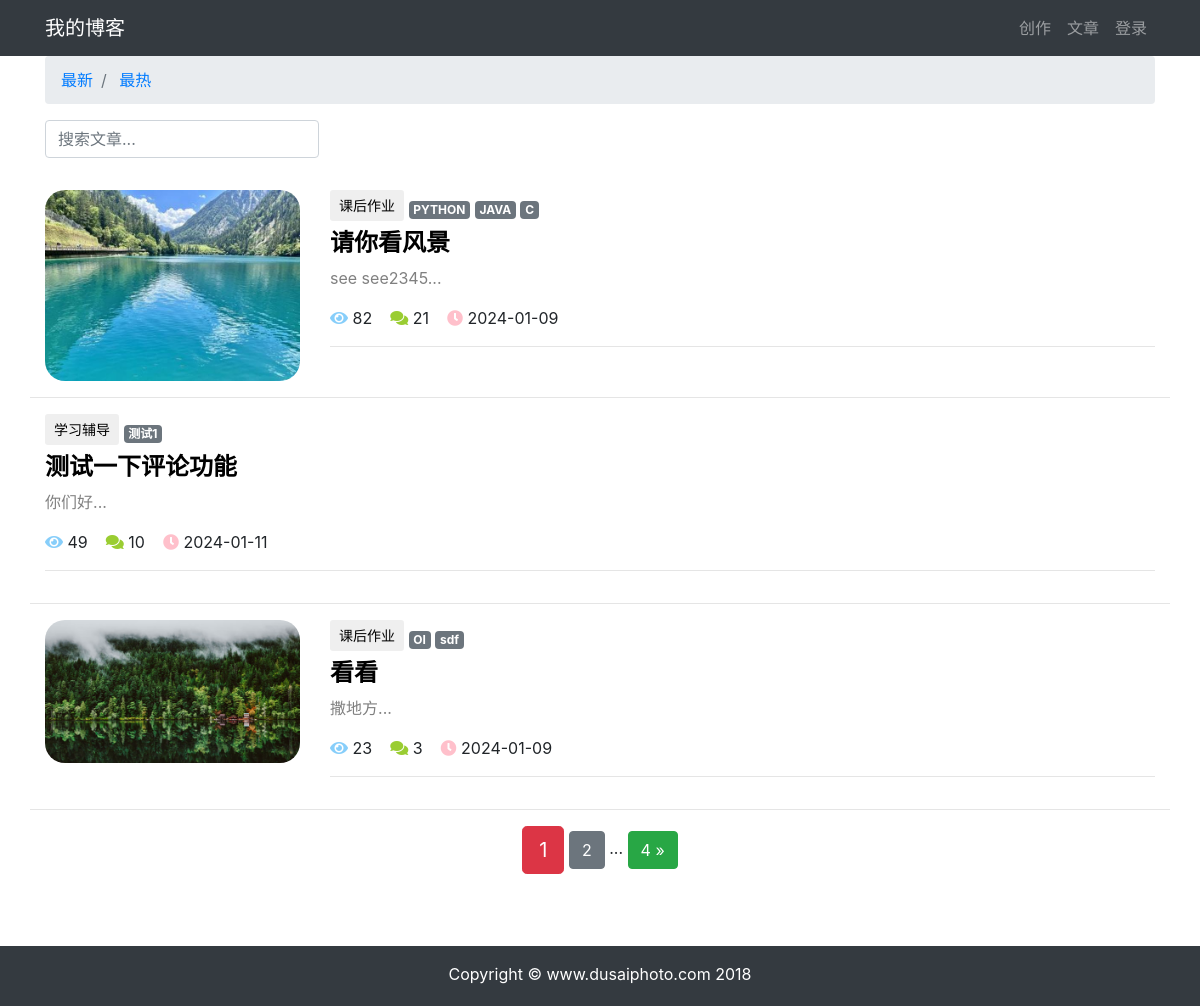
The page /article/article_list/?order=total_views&search=&column=None&tag=None on the database its author committed.
### article/models.py (models this page shows, shortened)
class ArticlePost(models.Model):
    objects = models.Manager()
    author = models.ForeignKey(User, on_delete=models.CASCADE)
    title = models.CharField(max_length=100)
    body = models.TextField()
    created = models.DateTimeField(default=timezone.now())
    updated = models.DateTimeField(auto_now=True)
    total_views = models.PositiveIntegerField(default=0)
    tags = TaggableManager(blank=True)
    column = models.ForeignKey(ArticleColumn, on_delete=models.CASCADE, related_name='article', null=True, blank=True)
    avatar = models.ImageField(upload_to='article/%Y%m%d', blank=True)
    class Meta:
        ordering = ('-created',)

class ArticleColumn(models.Model):
    objects = models.Manager()
    title = models.CharField(max_length=100, blank=True)
    created = models.DateTimeField(default=timezone.now)
    def __str__(self):
        return self.title

### article/views.py (the view)
# urls.py: path('article_list/', views.article_list, name='article_list'),
def article_list(request):
    search = request.GET.get('search')
    order = request.GET.get('order')
    column = request.GET.get('column')
    tag = request.GET.get('tag')
    article_list = ArticlePost.objects.all()
    if search:
        article_list = article_list.filter(
            Q(title__icontains=search) | Q(body__icontains=search)
        )
    else:
        search = ''
    if column is not None and column.isdigit():
        article_list = article_list.filter(column=column)
    if tag and tag != "None":
        article_list = article_list.filter(tags__name__in=[tag])
    if order == 'total_views':
        article_list = article_list.order_by('-total_views')
    paginator = Paginator(article_list, 3)
    page = request.GET.get('page')
    articles = paginator.get_page(page)
    context = {'articles': articles, 'order': order, 'search': search, 'column': column, 'tag': tag}
    return render(request, 'article/list.html', context)

### templates/article/list.html (shortened to what this page needs)
{% extends "base.html" %}
{% load static %}
{% block content %}
<div class="container">
    <nav aria-label="breadcrumb">
        <ol class="breadcrumb">
            <li class="breadcrumb-item">
                <a href="{% url 'article:article_list' %}?search={{ search }}&column={{ column }}&tag={{ tag }}">
                    最新
                </a>
            </li>
            <li class="breadcrumb-item">
                <a href="{% url 'article:article_list' %}?order=total_views&search={{ search }}&column={{ column }}&tag={{ tag }}">
                    最热
                </a>
            </li>
        </ol>
    </nav>
    <div class="row">
        <div class="col-auto mr-auto">
            <form class="form-inline">
                <input type="text"
                       class="form-control mb-2 mr-sm-2"
                       name="search"
                       placeholder="搜索文章..."
                       required
                >
            </form>
        </div>
    </div>
    <div class="row mt-2">
        {% for article in articles %}
        {% if article.avatar %}
        <div class="col-3">
            <img src="{{ article.avatar.url }}"
                 alt="avatar"
                 style="max-width:100%; border-radius: 20px"
            >
        </div>
        {% endif %}
        <div class="col">
            {% if article.column %}
            <button type="button"
                    class="btn btn-sm mb-2
                    "
            >
                {{ article.column }}
            </button>
            {% endif %}
            <span>
            {% for tag in article.tags.all %}
                <a href="{% url 'article:article_list' %}?tag={{ tag }}"
                   class="badge badge-secondary"
                >
                    {{ tag }}
                </a>
                {% endfor %}
            </span>
            <h4>
                <b>
                    <a href="{% url 'article:article_detail' article.id %}"
                       style="color: black;"
                    >
                        {{ article.title }}
                    </a>
                </b>
            </h4>
            <div>
                <p style="color: rgb(128,128,128);">
                    {{ article.body|slice:'100' }}...
                </p>
            </div>
            <p>
                <span>
                    <i class="fa fa-eye" style="color: lightskyblue;"></i>
                    {{ article.total_views }}&nbsp;&nbsp;&nbsp;
                </span>
                <span>
                    <i class="fas fa-comments" style="color: yellowgreen;"></i>
                    {{ article.comments.count }}&nbsp;&nbsp;&nbsp;
                </span>
                <span>
                    <i class="fas fa-clock" style="color: pink;"></i>
                    {{ article.created|date:'Y-m-d' }}
                </span>
            </p>
            <hr>
        </div>
        <hr style="width: 100%;"/>
        {% endfor %}
    </div>
</div>
<div class="pagination row">
    <div class="m-auto">
            <span class="step-links">
                <span class="current btn btn-danger btn-lg">
                    {{ articles.number }}
                </span>
                    {% if articles.has_next %}
                        <a href="?page={{ articles.next_page_number }}&search={{ search }}&column={{ column }}&tag={{ tag }}"
                           class="btn btn-secondary"
                        >
                            {{ articles.next_page_number }}
                        </a>
                        <span>...</span>
                        <a href="?page={{ articles.paginator.num_pages }}&search={{ search }}&column={{ column }}&tag={{ tag }}"
                           class="btn btn-success"
                        >
                            {{ articles.paginator.num_pages }} &raquo;
                        </a>
                    {% endif %}
            </span>
    </div>
</div>
{% endblock content %}

### templates/base.html (shortened to what this page needs)
    使用 Django 3 学习的读者改为 {% load static %}
{% load static %}
<html lang="zh-cn">
<head>
    <link rel="stylesheet" href="{% static 'bootstrap/css/bootstrap.min.css' %}">
    <link rel="stylesheet" href="{% static 'md_css/monokai.css' %}">
</head>
<body>
{% include 'header.html' %}
<div id="wrapper">
    {% block content %}{% endblock content %}
    <div id="push"></div>
</div>
{% include 'footer.html' %}
<link
        rel="stylesheet"
        href="https://cdn.jsdelivr.net/npm/@fortawesome/fontawesome-free@5.14.0/css/all.min.css"
>
</body>
</html>

### templates/header.html (shortened to what this page needs)
{% load notifications_tags %}
{% notifications_unread as unread_count %}
<nav class="navbar navbar-expand-lg navbar-dark bg-dark">
    <div class="container">
        <a class="navbar-brand" href="#">我的博客</a>
        <div>
            <ul class="navbar-nav">
                <li class="nav-item">
                    <a class="nav-link" href="{% url 'article:article_create' %}">创作</a>
                </li>
                <li class="nav-item">
                    <a class="nav-link" href="{% url 'article:article_list' %}">文章</a>
                </li>
                {% if user.is_authenticated %}
                <li class="nav-item dropdown">
                    <a class="nav-link dropdown-toggle" href="#" id="navbarDropdown" role="button"
                       data-toggle="dropdown" aria-haspopup="true" aria-expanded="false">
                        {% if unread_count %}
                        <svg viewBox="0 0 8 8"
                             width="8px"
                             height="8px">
                            <circle cx="4"
                                    cy="4"
                                    r="4"
                                    fill="#ff6b6b"
                            ></circle>
                        </svg>
                        {% endif %}
                        {{ user.username }}
                    </a>
                    <div class="dropdown-menu" aria-labelledby="navbarDropdown">
                        <a class="dropdown-item" href="{% url "notice:list" %}">通知
                            {% if unread_count %}
                            <span class="badge badge-danger">{{ unread_count }}</span>
                            {% endif %}
                        </a>
                        <a class="dropdown-item" href='{% url "userprofile:edit" user.id %}'>个人信息</a>
                        <a class="dropdown-item" href="#" onclick="user_delete()">删除用户</a>
                        <a class="dropdown-item" href='{% url "userprofile:logout" %}'>退出登录</a>
                    </div>
                </li>
                {% else %}
                <li class="nav-item">
                    <a class="nav-link" href="{% url 'userprofile:login' %}">登录</a>
                </li>
                {% endif %}
            </ul>
        </div>
    </div>
</nav>

### templates/footer.html
{% load static %}
<div>
    <br><br><br>
</div>
<footer class="py-3 bg-dark" id="footer">
    <div class="container">
        <p class="m-0 text-center text-white">Copyright &copy; www.dusaiphoto.com 2018</p>
    </div>
</footer>

### templates/base.html (style rules this page uses)
html, body { height: 100%; margin: 0; }
#wrapper { min-height: 100%; margin-bottom: -60px; }
#footer, #push { height: 60px; }

### rows shown on the page
ArticlePost: avatar (picture), column "课后作业", title "请你看风景", body "see see2345", total_views "82", comments.count "21", created "2024-01-09"
Tag: name "PYTHON"
Tag: name "JAVA"
Tag: name "C"
ArticlePost: column "学习辅导", title "测试一下评论功能", body "你们好", total_views "49", comments.count "10", created "2024-01-11"
Tag: name "测试1"
ArticlePost: avatar (picture), column "课后作业", title "看看", body "撒地方", total_views "23", comments.count "3", created "2024-01-09"
Tag: name "OI"
Tag: name "sdf"

### other values the page prints
{{ articles.number }} "1"
{{ articles.next_page_number }} "2"
{{ articles.paginator.num_pages }} "4"
